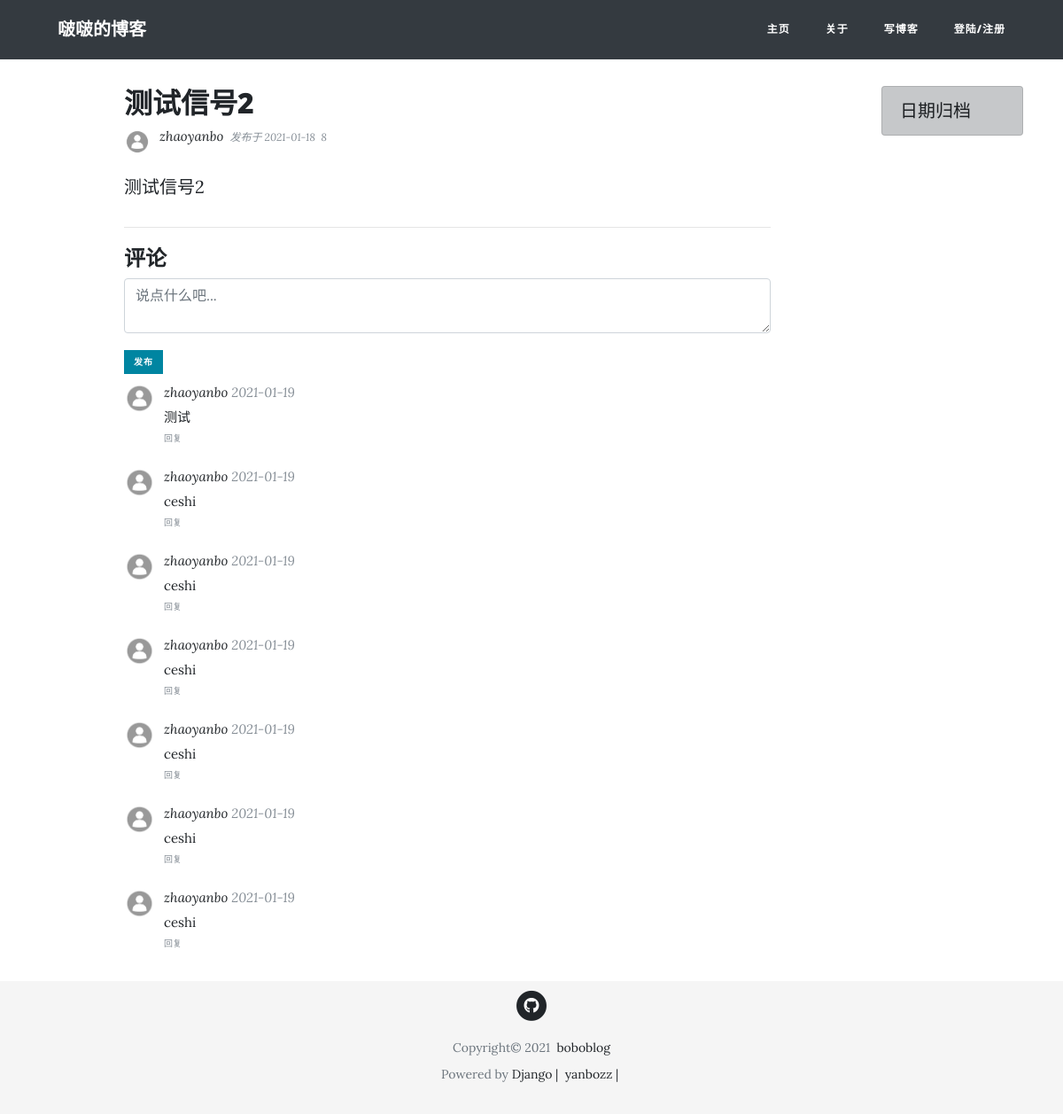
Page /post/61/ on the earlier database version.
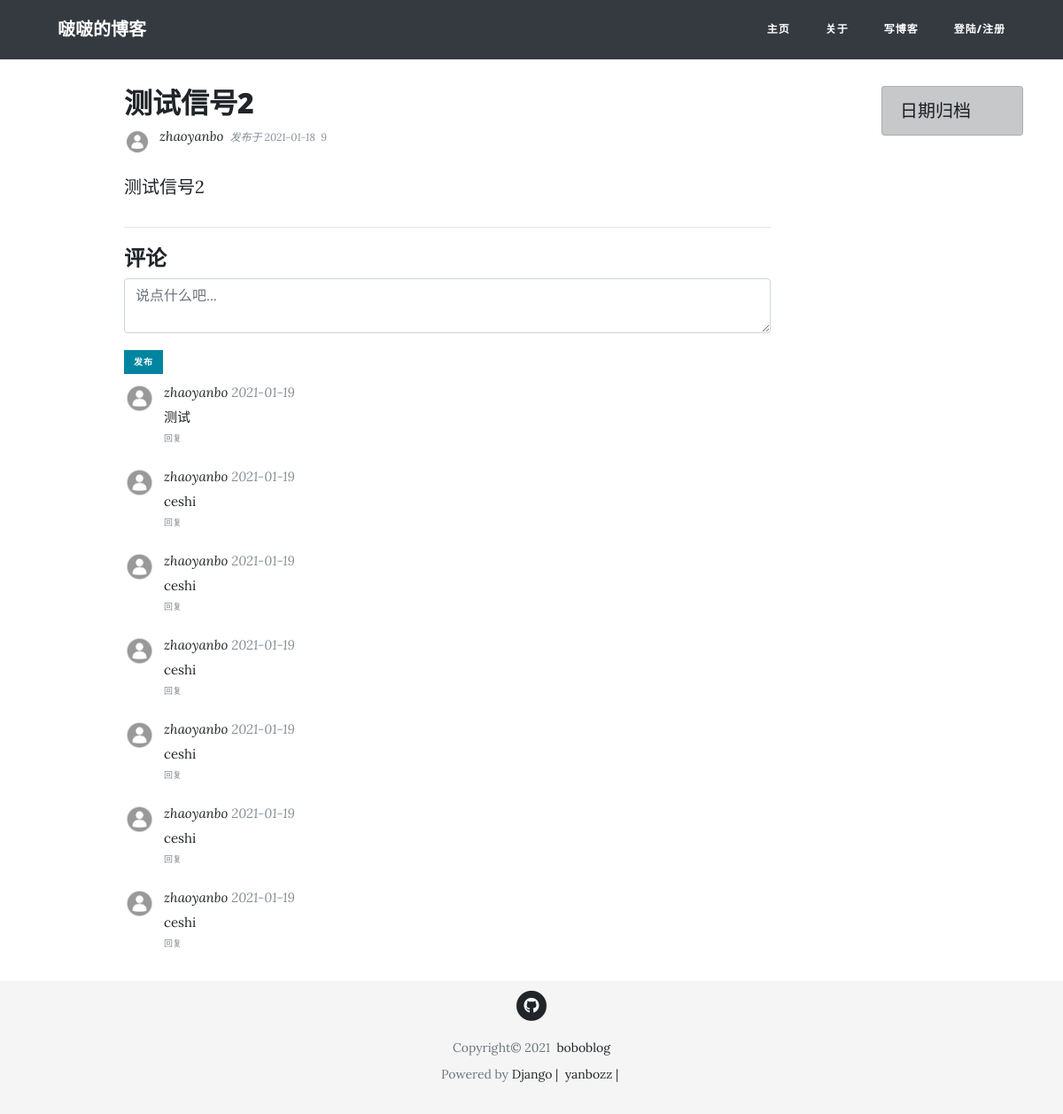
Same page on the later database version.
### blog/models.py (models this page shows, shortened)
class Post(models.Model, ViewCountExtension):
    title = models.CharField(max_length=50)
    pub_date = models.DateTimeField(default=timezone.now)
    content = RichTextField()
    author = models.ForeignKey(User, on_delete=models.CASCADE)
    view_count = GenericRelation(
        ViewCount,
        related_query_name='post',
        content_type_field='content_type',
        object_id_field='object_id'
    )
    view_detail = GenericRelation(
        ViewDetail,
        related_query_name='post',
        content_type_field='content_type',
        object_id_field='object_id',
    )
    @property
    def comments(self):
        qs = Comment.objects.filter_by_instance(self)
        return qs
    @property
    def get_content_type(self):
        content_type = ContentType.objects.get_for_model(self.__class__)
        return content_type

### viewcount/models.py (models this page shows, shortened)
class ViewCount(models.Model):
    count = models.IntegerField(default=0)
    content_type = models.ForeignKey(ContentType, on_delete=models.CASCADE)
    object_id = models.PositiveIntegerField()
    content_object = GenericForeignKey('content_type', 'object_id')

### users/models.py (models this page shows, shortened)
class Profile(models.Model):
    user = models.OneToOneField(User, on_delete=models.CASCADE)
    profile_pic = models.ImageField(default='default.jpg', upload_to='media/profile_pics')

### blog/views.py (the view)
# urls.py: path('post/<int:pk>/', PostDetailView.as_view(), name='post-detail'),
class PostDetailView(DetailView):
    model = Post
    template_name = 'blog/post_detail.html'
    def get(self, request, *args, **kwargs):
        self.object = self.get_object()
        response = super().get(request, *args, **kwargs)
        response = view_stats_once_viewed(request, response, self.object)
        return response
    def get_context_data(self, **kwargs):
        comment_form = CommentForm()
        self.object = self.get_object()
        context = super().get_context_data(**kwargs)
        comments = self.object.comments
        context['comments'] = comments
        context['comment_form'] = comment_form
        context['comment_form'].fields['content_type'].initial = self.object.get_content_type
        context['comment_form'].fields['object_id'].initial = self.object.pk
        return context

### comments/forms.py
class CommentForm(forms.ModelForm):
    parent_id = forms.IntegerField(widget=forms.HiddenInput, required=False)
    root_id = forms.IntegerField(widget=forms.HiddenInput, required=False)
    class Meta:
        model = Comment
        fields = ['content_type', 'object_id', 'content']
        widgets = {
            'content_type': forms.HiddenInput,
            'object_id': forms.HiddenInput,
            'content': forms.Textarea(attrs={'placeholder': '说点什么吧...', 'class': '', 'rows': '2', 'maxlength': '500',
                                             }),
        }
        labels = {
            'content': "",
        }

### comments/models.py (called while the page is built)
    def filter_by_instance(self, instance):
        obj_id = instance.id
        content_type = ContentType.objects.get_for_model(instance.__class__)
        qs = super(CommentManager, self).filter(
            content_type=content_type, object_id=obj_id).filter(parent=None)
        return qs

    def children(self):
        return Comment.objects.filter(root=self)

### viewcount/models.py (called while the page is built)
    def get_view_count(self):
        try:
            view_count = self.view_count.first()
            return view_count.count
        except exceptions.ObjectDoesNotExist:
            return 0

### blog/templates/blog/post_detail.html (shortened to what this page needs)
{% extends "blog/base.html" %}
{% block content %}
<div class="col-lg-8 col-md-10 mx-auto">
  <div class="post-preview">
      <h2 class="post-title">
        {{ object.title }}
      </h2>
  </div>
  <div class="post-preview">
    <div class="author-thumbnail">
      <img class="rounded-circle author-img" src="{{ post.author.profile.profile_pic.url }}">
    </div>
    <div class="post-meta">
      <a href="">{{ object.author }}&nbsp;</a>
      发布于 {{ object.pub_date|date:"Y-m-d" }}&nbsp;
       {{ post.get_view_count }}&nbsp;
    </div>
  </div>
  <div class="">
    <p>{{ object.content|safe }}</p>
  </div>
  <hr>
  {% include "comments/comment_list.html" %}
</div>
{% endblock content %}

Differences in the rows shown:
changed through a linked row, Post "测试信号2": get_view_count "8" → "9"
